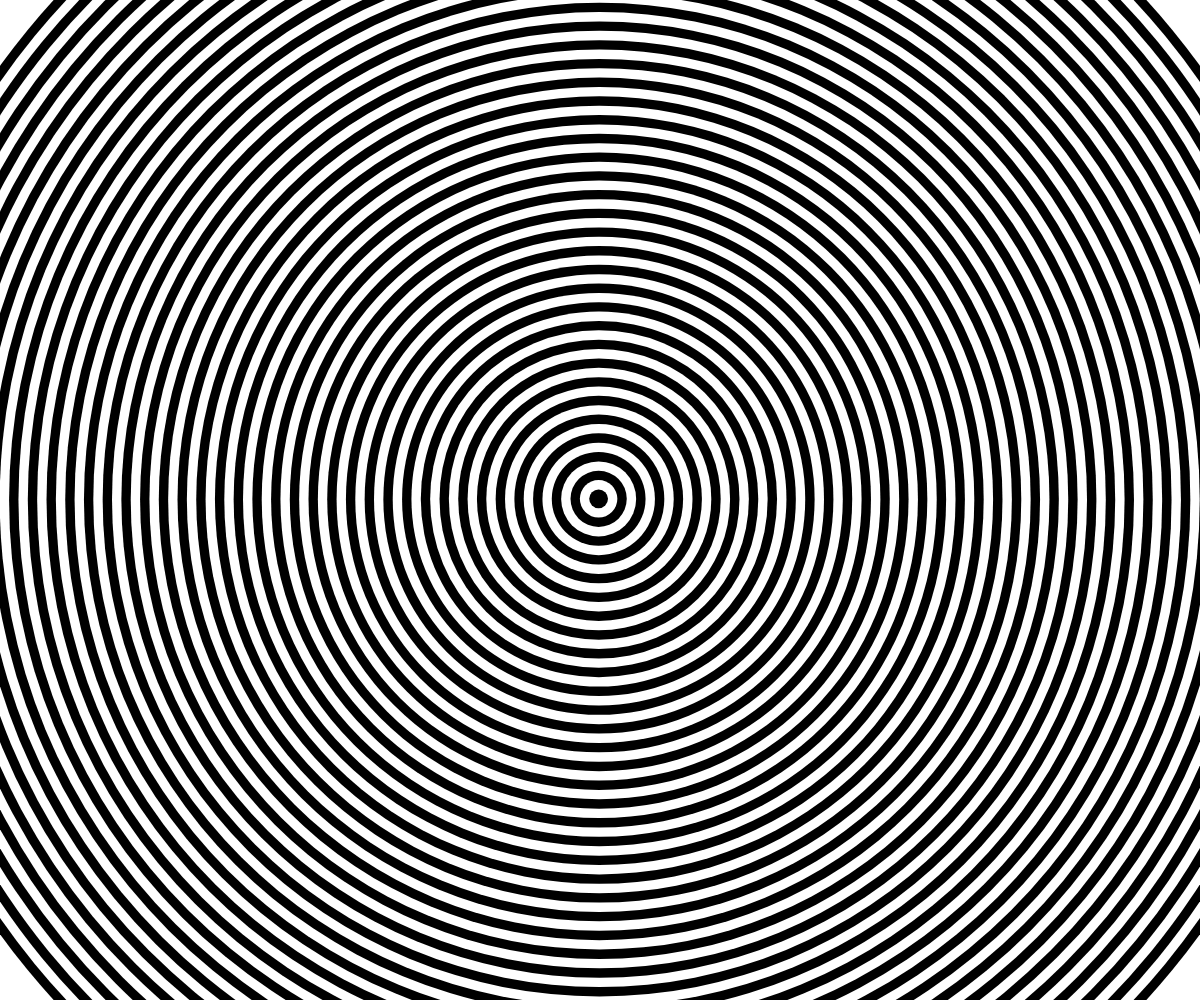
Frame 1 (no input)
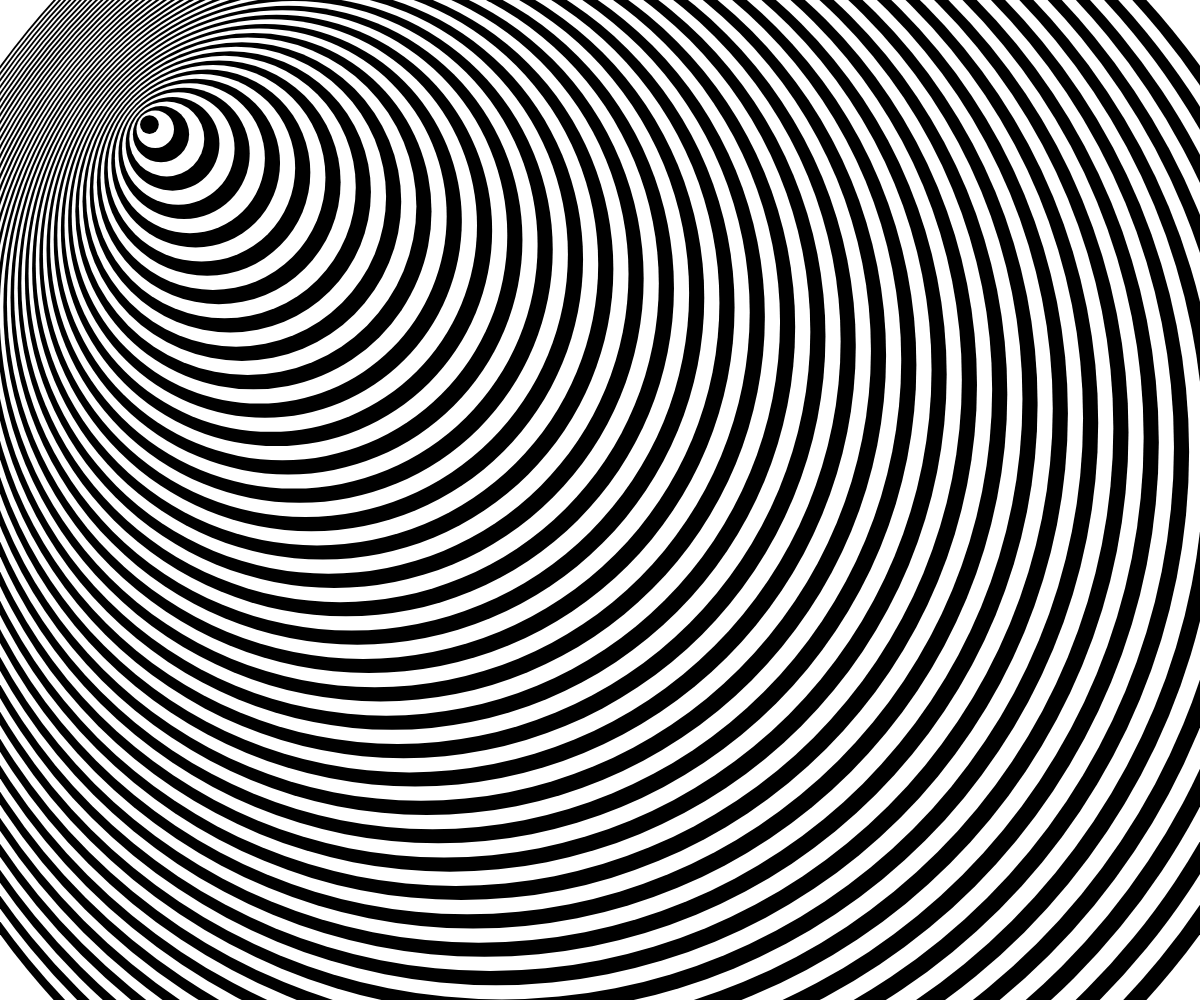
Frame 60 (no input)
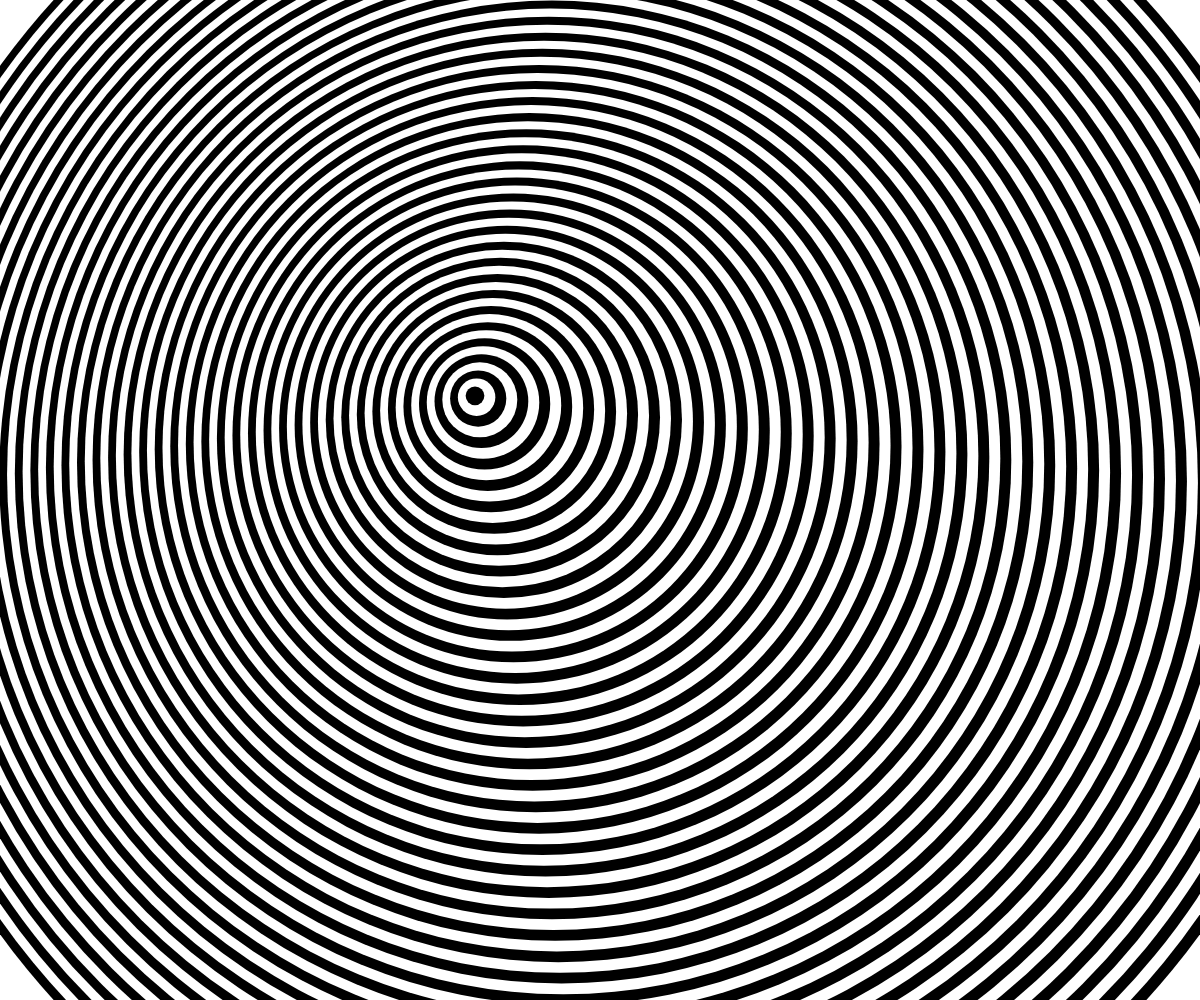
Frame 120 (the mouse pressed at the canvas centre since frame 60)

The p5.js sketch that drew these frames (run headless with seeded random() and noise() and a simulated clock; from frame 60 on, the mouse is pressed at the canvas centre):

// p5.js sketch
// ── sketch.js
//i think the core problem of this sketch is that when a circle collides with its boundaries, it doesnt slide along them, but gets stuck
//well, started off pretty clean but now..

let circles = [];
let numberOfCircles = 80;
let extendedScreen;
let moveSpeed = .001;

let easedMouseX = 0;
let easedMouseY = 0;
let easing = .03;

function windowResized() {
  resizeCanvas(windowWidth, windowHeight);
  setup();
}


function setup() {
  createCanvas(windowWidth, windowHeight);

  extendedScreen = width > height ? width/.8 : height/.8;

  for (i = 0; i < numberOfCircles; i++) {
    let blackOrWhite = i % 2 == 1 ? 'black' : 'white';
    circles.push(new Circle(blackOrWhite, extendedScreen - (extendedScreen/numberOfCircles) * i, createVector(width/2, height/2)));
  }

	easedMouseX = width/2;
	easedMouseY = height/2;

  noStroke();
}

function Circle(c, d, p) {
  this.fillColor = c;
  this.diameter = d;
  this.position = p;
}


function draw() {
  background(255);

  let deltaX = mouseX - easedMouseX;
  let deltaY = mouseY - easedMouseY;

  easedMouseX += deltaX * easing;
  easedMouseY += deltaY * easing;


  for (i = 0; i < circles.length - 1; i++) {
    c = circles[i+1];
    cBigger = circles[i];

    //REPLACE [circles.length - 1] with [i] and you get the behaviour i actually wanted, but its bugged
    let direction = createVector(easedMouseX - circles[circles.length - 1].position.x, easedMouseY - circles[circles.length - 1].position.y);

      let nextPosition = c.position.copy().add(direction.copy().mult(i).mult(moveSpeed));

      //if it will be still inside of boundary of bigger circle
      if (nextPosition.dist(cBigger.position) < (cBigger.diameter/2 - c.diameter/2)) {
        //move
        c.position = nextPosition;
      }

    fill(c.fillColor);
    ellipse(c.position.x, c.position.y, c.diameter, c.diameter);
  }
}
